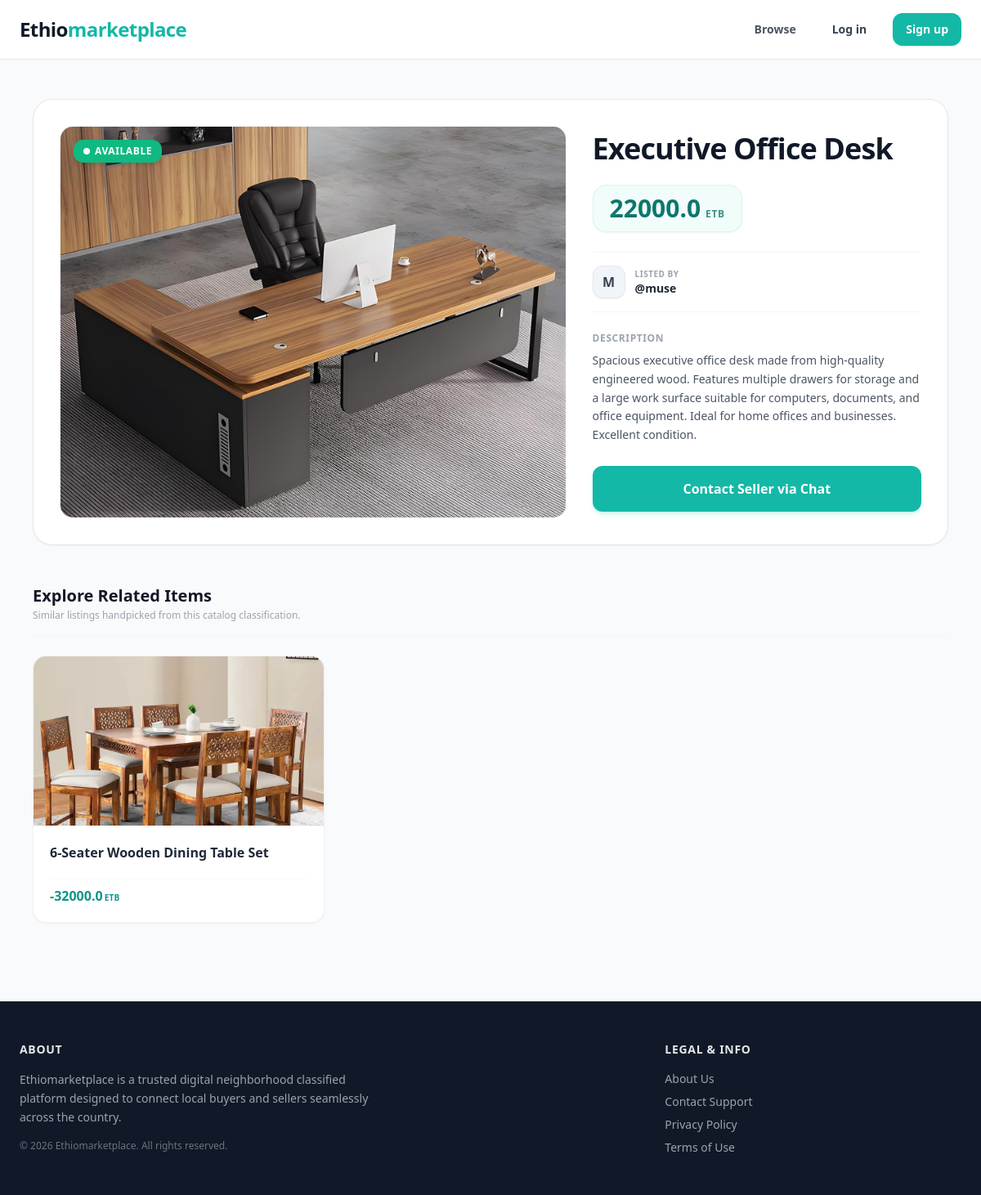
The page /items/7/ on the database as committed earlier.
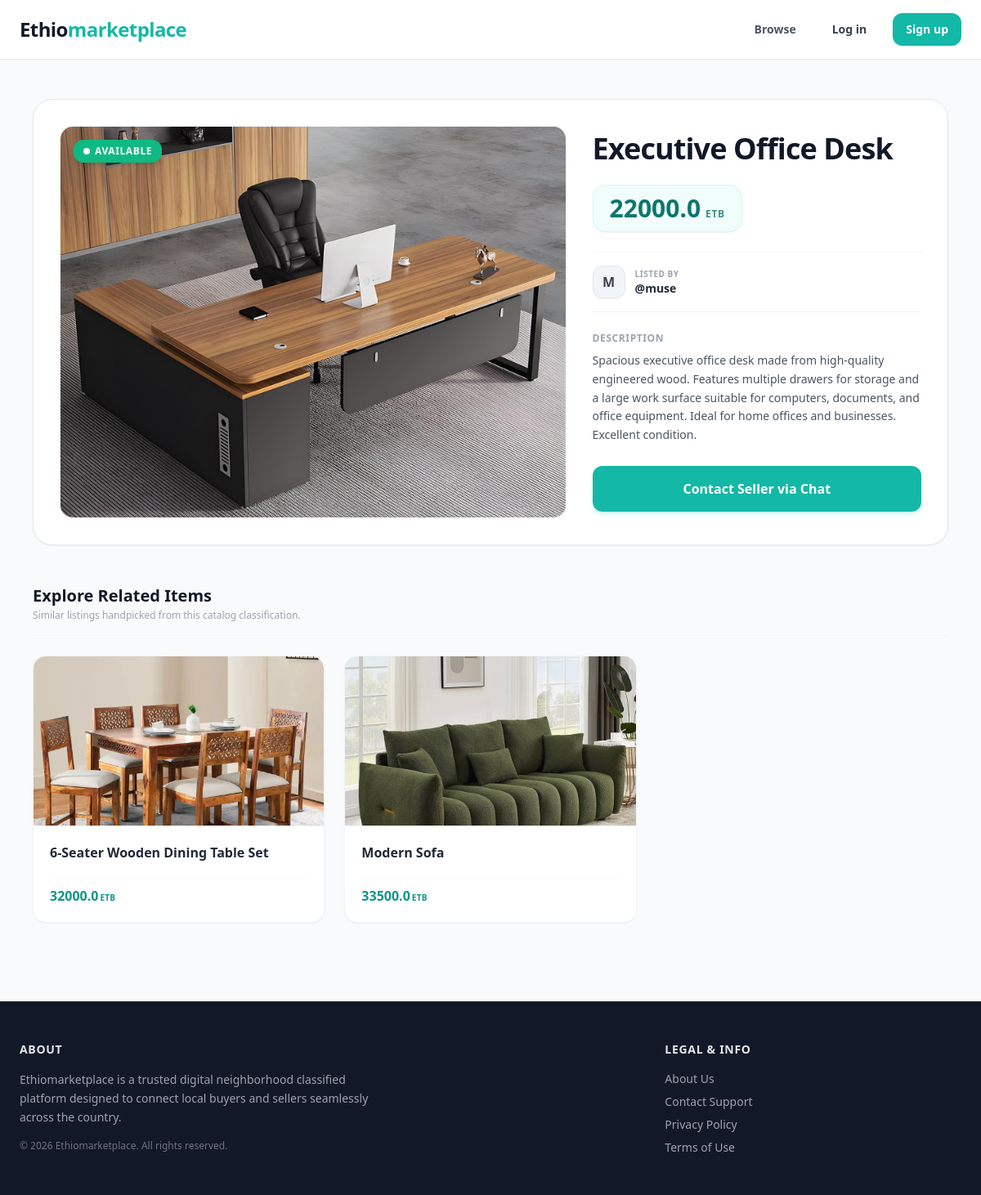
The same page on the database as committed later.
### items/models.py (models this page shows, shortened)
class Item(models.Model):
    name = models.CharField(max_length=255)
    description = models.TextField(blank=True, null=True)
    price = models.FloatField()
    is_sold = models.BooleanField(default=False)
    category = models.ForeignKey(Category, related_name='items', on_delete=models.CASCADE)
    created_at = models.DateTimeField(auto_now_add=True)
    created_by = models.ForeignKey(User, related_name='items', on_delete=models.CASCADE)
    picture = models.ImageField(upload_to= 'item_images', blank=True, null=True)

### items/views.py (the view)
# urls.py: path('<int:pk>/', detail, name='detail'),
def detail(request, pk):
    item = get_object_or_404(Item, pk=pk)
    related_items = Item.objects.filter(category=item.category, is_sold=False).exclude(pk=pk)[0:3]
    return render(request, 'detail.html', {
        'item': item,
        'related_items': related_items
    })

### items/templates/detail.html (shortened to what the changed rows need)
{% extends 'base.html' %}
{% block content %}
<div class="max-w-6xl mx-auto my-4 px-2 sm:px-4 space-y-12">
    <div class="grid grid-cols-1 md:grid-cols-5 gap-6 sm:gap-8 bg-white border border-gray-200 p-4 sm:p-8 rounded-3xl shadow-sm">
        <div class="md:col-span-2 flex flex-col justify-between py-2">
            <div class="space-y-6">
                <div>
                    <h1 class="text-2xl sm:text-4xl font-extrabold text-gray-900 tracking-tight leading-tight">{{ item.name }}</h1>
                </div>
            </div>
        </div>
    </div>
    <div class="space-y-6">
        <div class="flex items-center justify-between border-b border-gray-100 pb-4">
            <div>
                <h2 class="text-lg sm:text-xl font-bold text-gray-900">Explore Related Items</h2>
            </div>
        </div>
        <div class="grid grid-cols-1 sm:grid-cols-2 md:grid-cols-3 gap-6">
            {% for item in related_items %}
                <div class="group flex flex-col bg-white border border-gray-100 rounded-2xl overflow-hidden shadow-sm hover:shadow-md transition-all duration-200 relative">
                    <a href="{% url 'items:detail' item.id %}" class="flex flex-col h-full text-decoration-none color-inherit">
                        <div class="h-48 sm:h-52 w-full overflow-hidden bg-gray-50 border-b border-gray-100">
                            <img src="{{ item.picture.url }}" class="w-full h-full object-cover group-hover:scale-105 transition-transform duration-300 ease-out" alt="{{ item.name }}">
                        </div>
                        <div class="p-5 flex-grow flex flex-col justify-between space-y-4">
                            <div>
                                <h3 class="font-bold text-gray-800 text-base group-hover:text-teal-600 transition-colors line-clamp-1 mb-1">
                                    {{ item.name }}
                                </h3>
                            </div>
                            <div class="flex items-baseline gap-0.5 pt-2 border-t border-gray-50">
                                <span class="text-teal-600 font-extrabold text-base">{{ item.price }}</span>
                                <span class="text-[10px] text-teal-600 font-bold tracking-wide">ETB</span>
                            </div>
                        </div>
                    </a>
                </div>
            {% empty %}
                <div class="col-span-full bg-gray-50 border border-dashed border-gray-200 rounded-2xl text-center py-12 text-gray-400 text-sm">
                    No matching related listings found.
                </div>
            {% endfor %}
        </div>
    </div>
</div>
{% endblock %}

Rows that differ between the two databases and show on the page:
changed Item "6-Seater Wooden Dining Table Set": price "-32000.0" → "32000.0"
added Item: picture (picture), name "Modern Sofa", price "33500.0"
